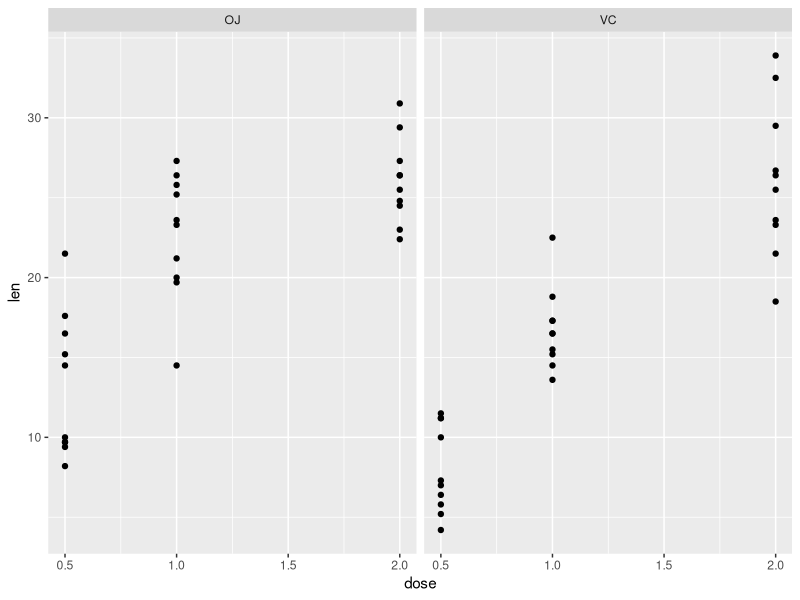
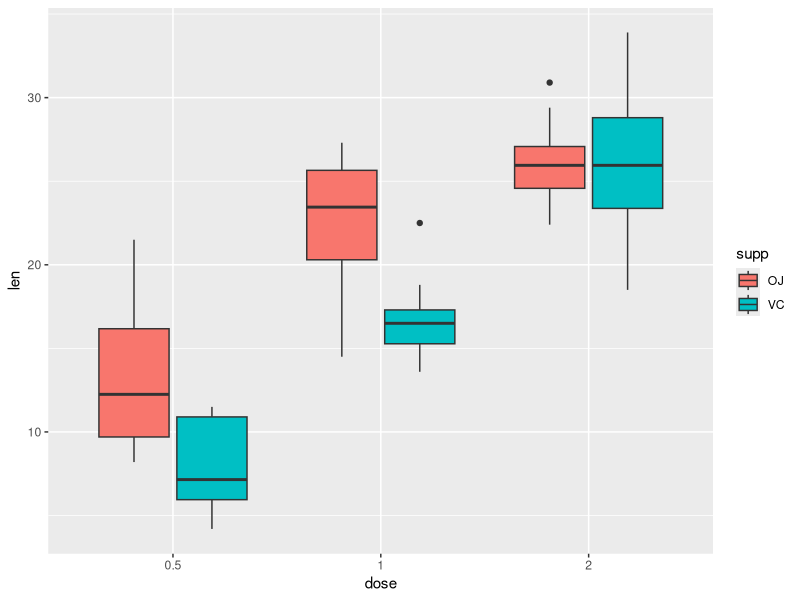
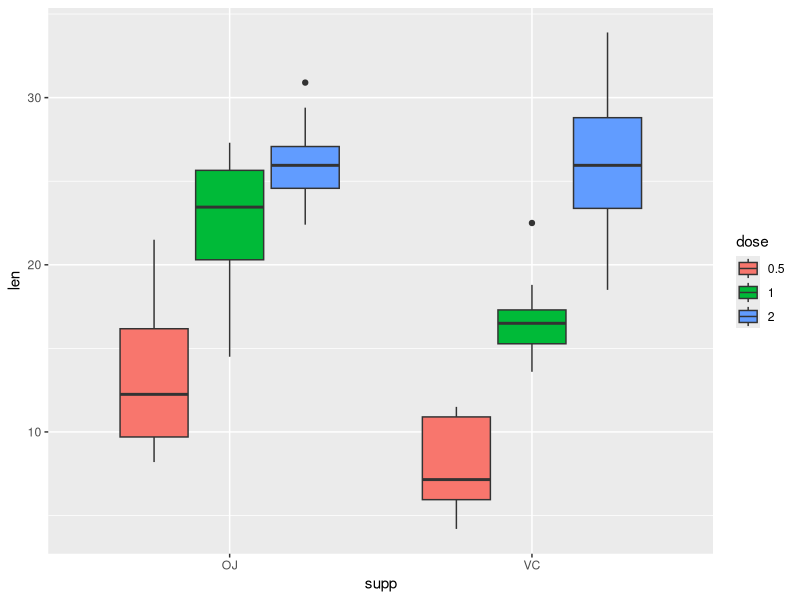

The R source for these figures, in order:
## ---- chunk 1
data(ToothGrowth)
str(ToothGrowth)
## ---- chunk 2
library(ggplot2)
qplot(dose, len, data=ToothGrowth,facets=.~supp)
## ---- chunk 3
ToothGrowth$dose<-as.factor(ToothGrowth$dose)
summary(ToothGrowth)
table(ToothGrowth$dose,ToothGrowth$supp)
## ---- chunk 4
ggplot(aes(x=dose,y=len),data=ToothGrowth)+geom_boxplot(aes(fill=supp))
ggplot(aes(x=supp,y=len),data=ToothGrowth)+geom_boxplot(aes(fill=dose))
## ---- chunk 5
lapply(split(ToothGrowth$len,ToothGrowth$supp),var)
## ---- chunk 6
t.test(ToothGrowth$len[ToothGrowth$supp=="OJ"],ToothGrowth$len[ToothGrowth$supp=="VC"],paired=FALSE,var.equal=FALSE)
## ---- chunk 7
lapply(split(ToothGrowth$len,ToothGrowth$dose),var)
## ---- chunk 8
t.test(ToothGrowth$len[ToothGrowth$dose=="0.5"],ToothGrowth$len[ToothGrowth$dose=="1"],paired=FALSE,var.equal=FALSE)
t.test(ToothGrowth$len[ToothGrowth$dose=="0.5"],ToothGrowth$len[ToothGrowth$dose=="2"],paired=FALSE,var.equal=FALSE)
t.test(ToothGrowth$len[ToothGrowth$dose=="1"],ToothGrowth$len[ToothGrowth$dose=="2"],paired=FALSE,var.equal=FALSE)
